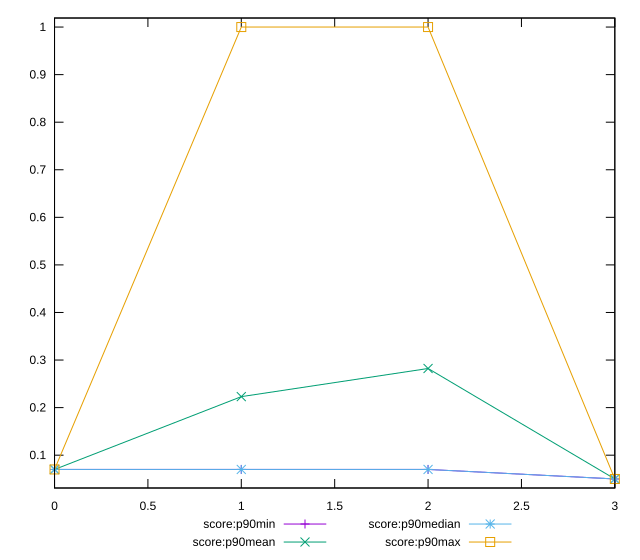

This chart was generated by the following gnuplot code:
reset

$scoreP90Min <<EOF
0 0.07
1 0.07
2 0.07
3 0.05
EOF

$scoreP90Mean <<EOF
0 0.07000000000000008
1 0.22308510638297888
2 0.28225806451612917
3 0.049999999999999906
EOF

$scoreP90Median <<EOF
0 0.07
1 0.07
2 0.07
3 0.05
EOF

$scoreP90Max <<EOF
0 0.07
1 1
2 1
3 0.05
EOF

set key outside below
set xrange [0:3]
set yrange [0.030999999999999903:1.019]
set trange [0.030999999999999903:1.019]
set terminal svg size 640, 560 enhanced background rgb 'white'
set output "report/report_00029_2021-02-24T13-36-40.390Z/uses-long-cache-ttl/progression/score.svg"

plot $scoreP90Min title "score:p90min" with linespoints, \
     $scoreP90Mean title "score:p90mean" with linespoints, \
     $scoreP90Median title "score:p90median" with linespoints, \
     $scoreP90Max title "score:p90max" with linespoints

reset
